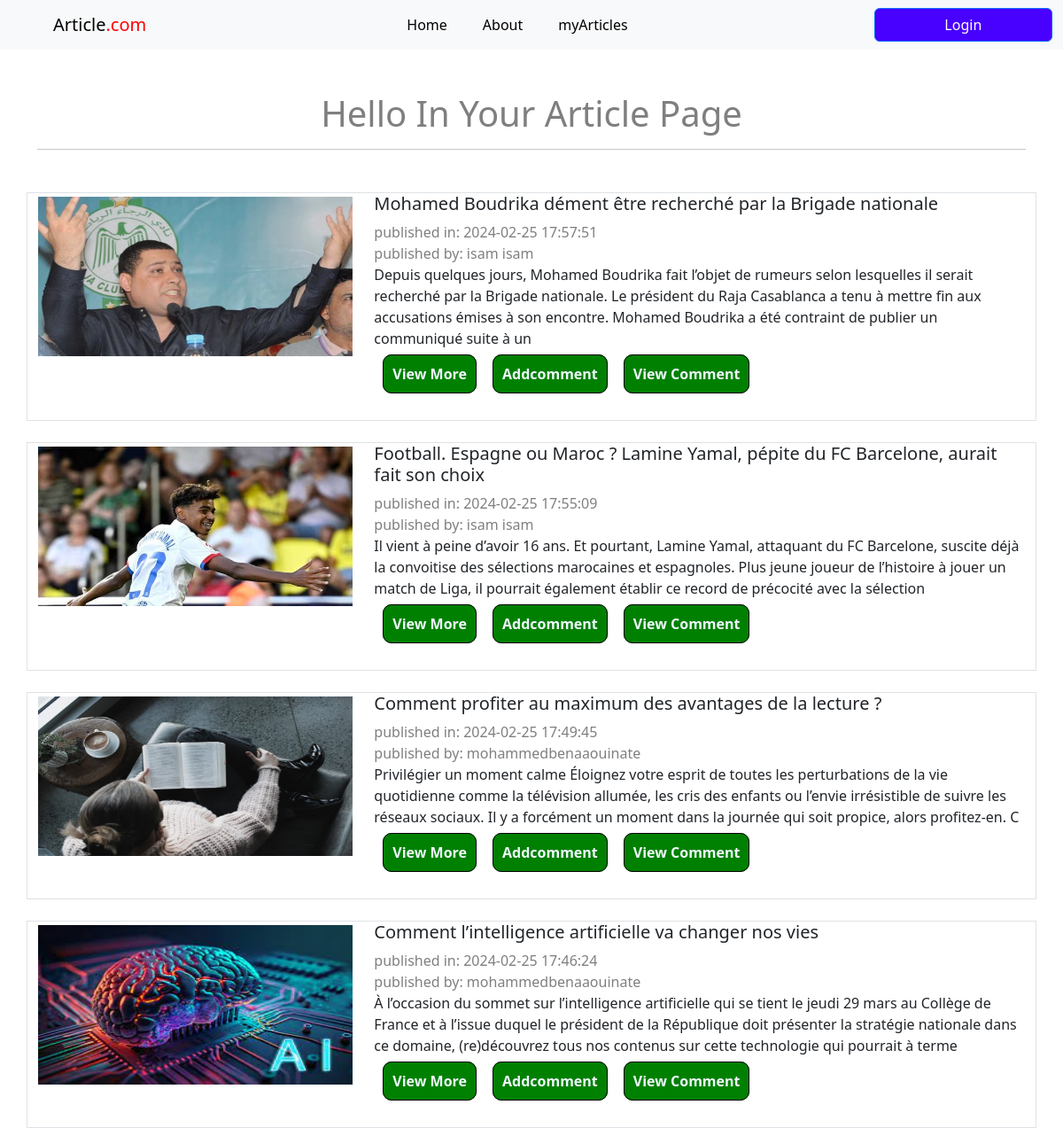
The app's page /articles.php with its own data.
### tables this page shows
CREATE TABLE `article` (
  `ID` int(11) NOT NULL,
  `header` varchar(255) NOT NULL,
  `pub` text NOT NULL,
  `Date_pub` datetime NOT NULL,
  `User_ID` int(11) NOT NULL,
  `img_path` varchar(255) NOT NULL
);

CREATE TABLE `users` (
  `ID` int(11) NOT NULL,
  `Username` varchar(255) NOT NULL,
  `Password` varchar(255) NOT NULL,
  `Email` varchar(255) NOT NULL,
  `Fullname` varchar(255) NOT NULL,
  `profil_image` varchar(255) NOT NULL,
  `Admin` int(11) NOT NULL DEFAULT 0
);

### init.php (called while the page is built, shortened)
<?php
include "header.php";
include "navbar.php";
?>

### articles.php (the view, shortened to what this page needs)
<?php
        include "init.php";
        $action =isset($_GET['action']) ? $_GET['action'] :"Manage";
        if($action=="Manage"){
        ?>
        <div class="container mt-5">
                <?php echo "<h1 class='text-center text-black-50 mb-0'> Hello In Your Article Page</h1>";
                echo "<hr class='mb-5 text-center'>";
                $statement2 = $con->prepare("SELECT * FROM article ORDER BY ID DESC");
                $statement2->execute(array());
                $rows=$statement2->fetchAll();
                if($statement2->rowCount()>0){
                    foreach($rows as $row){
                        $statement2 = $con ->prepare("SELECT * from users Where ID =? LIMIT 1");
                        $statement2->execute(array($row['User_ID']));
                        $user_info=$statement2->fetch();
                        echo "<div class='row mt-4 border'>";
                                echo '<div class="col-lg-4 col-md-6 col-sm-6">';
                                        echo "<img class='img-fluid edit-image-article' src=' ".$row['img_path']."'>";
                                echo "</div>";
                                echo "<div class='col-lg-8 col-md-6 col-sm-6 mb-3'>";
                                        echo "<h5>".$row['header']."</h5>";
                                        echo "<span class='text-black-50 fs-6'>published in: ".$row['Date_pub']."</span>";
                                        echo "<span class='text-black-50 fs-6 d-block'>published by: ".$user_info['Fullname']."</span>";
                                        if(strlen($row['pub'])<=300){
                                            echo "<ul class='list-unstyled list-inline'>";
                                            echo "<p class='lead'>".$row['pub']."</p>";
                                        }
                                        else{
                                            echo "<p>".substr($row['pub'],0,300)."</p>";
                                            echo "<ul class='list-unstyled list-inline'>";
                                            echo "<li class='list-inline-item mb-2'><a class='edit-link' href='Viewmore.php?ID=".$row['ID']."'>View More</a></li>";
                                        }
                                        echo "<li class='list-inline-item mb-2'><a class='edit-link' href='comment.php?action=add&ID=".$row['ID']."'>Addcomment</a></li>";
                                        echo "<li class='list-inline-item mb-2'><a class='edit-link' href='comment.php?action=view&ID=".$row['ID']."'>View Comment</a></li>";
                                        echo "</ul>";
                                echo "</div>";
                        echo "</div>";
                    }
                }
                else{
                    echo "<div class='alert alert-danger'>She didn't Exist Any Element</div>";
                }
                ?>
<?php
}
?>
</div>

### header.php (shortened to what this page needs)
<!DOCTYPE html>
<html lang="en">
<head>
    <link href="https://cdn.jsdelivr.net/npm/bootstrap@5.3.2/dist/css/bootstrap.min.css" rel="stylesheet">
    <link rel="stylesheet" href="https://cdn.jsdelivr.net/npm/bootstrap-icons@1.11.3/font/bootstrap-icons.min.css">
    <link rel="stylesheet" href="style.css">
    <link rel="stylesheet" href="hover/hover-min.css">
    <link
    rel="stylesheet"
    href="https://cdnjs.cloudflare.com/ajax/libs/animate.css/4.1.1/animate.min.css"
     />
</head>
<body>

### navbar.php (shortened to what this page needs)
<nav class="navbar navbar-expand-lg bg-body-tertiary titre-brand ml-3">
  <div class="container-fluid">
    <a class="navbar-brand  ms-5" href="#">Article<span class="tsite">.com<span></a>
    <div class="collapse navbar-collapse" id="navbarSupportedContent">
      <ul class="navbar-nav mx-auto d-flex justify-content-center mb-2 mb-lg-0">
        <li class="nav-item">
          <a class="nav-link active" aria-current="page" href="articles.php">Home</a>
        </li>
        <li class="nav-item ms-4">
          <a class="nav-link active" aria-current="page" href="about.php">About</a>
        </li>
        <li class="nav-item ms-4">
          <a class="nav-link active" aria-current="page" href="myartice.php">myArticles</a>
        </li>
      </ul>
        <?php if(!isset($_SESSION['Fullname'])){
           echo '<a href="login.php" class="btn btn-primary linklogin" role="button">Login</a>';
        }?>
    </div>
  </div>
</nav>

### style.css (style rules this page uses)
.titre-brand span { color: red !important; }
@media (min-width: 995px) { .linklogin { background-color: rgb(72, 0, 255) !important; width: 20%; } }
.edit-image-article { margin-top: 4px; margin-bottom: 4px; height: 180px !important; width: 100% !important; }
.edit-link { margin-left: 10px; padding: 10px; border: 1px solid black; background-color: green; border-radius: 10px; text-decoration: none; color: aliceblue; font-weight: bold; }

### records on screen
article: img_path (picture), header "Mohamed Boudrika dément être recherché par la Brigade nationale", Date_pub "2024-02-25 17:57:51", User_ID.Fullname "isam isam", pub "Depuis quelques jours, Mohamed Boudrika fait l’objet de rumeurs selon lesquelles il serait recherché par la Brigade nationale. Le président du Raja Casablanca a tenu à mettre fin aux accusations émises à son encontre. Mohamed Boudrika a été contraint de publier un communiqué suite à un"
article: img_path (picture), header "Football. Espagne ou Maroc ? Lamine Yamal, pépite du FC Barcelone, aurait fait son choix", Date_pub "2024-02-25 17:55:09", User_ID.Fullname "isam isam", pub "Il vient à peine d’avoir 16 ans. Et pourtant, Lamine Yamal, attaquant du FC Barcelone, suscite déjà la convoitise des sélections marocaines et espagnoles. Plus jeune joueur de l’histoire à jouer un match de Liga, il pourrait également établir ce record de précocité avec la sélection"
article: img_path (picture), header "Comment profiter au maximum des avantages de la lecture ?", Date_pub "2024-02-25 17:49:45", User_ID.Fullname "mohammedbenaaouinate", pub "Privilégier un moment calme Éloignez votre esprit de toutes les perturbations de la vie quotidienne comme la télévision allumée, les cris des enfants ou l’envie irrésistible de suivre les réseaux sociaux. Il y a forcément un moment dans la journée qui soit propice, alors profitez-en. C"
article: img_path (picture), header "Comment l’intelligence artificielle va changer nos vies", Date_pub "2024-02-25 17:46:24", User_ID.Fullname "mohammedbenaaouinate", pub "À l’occasion du sommet sur l’intelligence artificielle qui se tient le jeudi 29 mars au Collège de France et à l’issue duquel le président de la République doit présenter la stratégie nationale dans ce domaine, (re)découvrez tous nos contenus sur cette technologie qui pourrait à terme"
